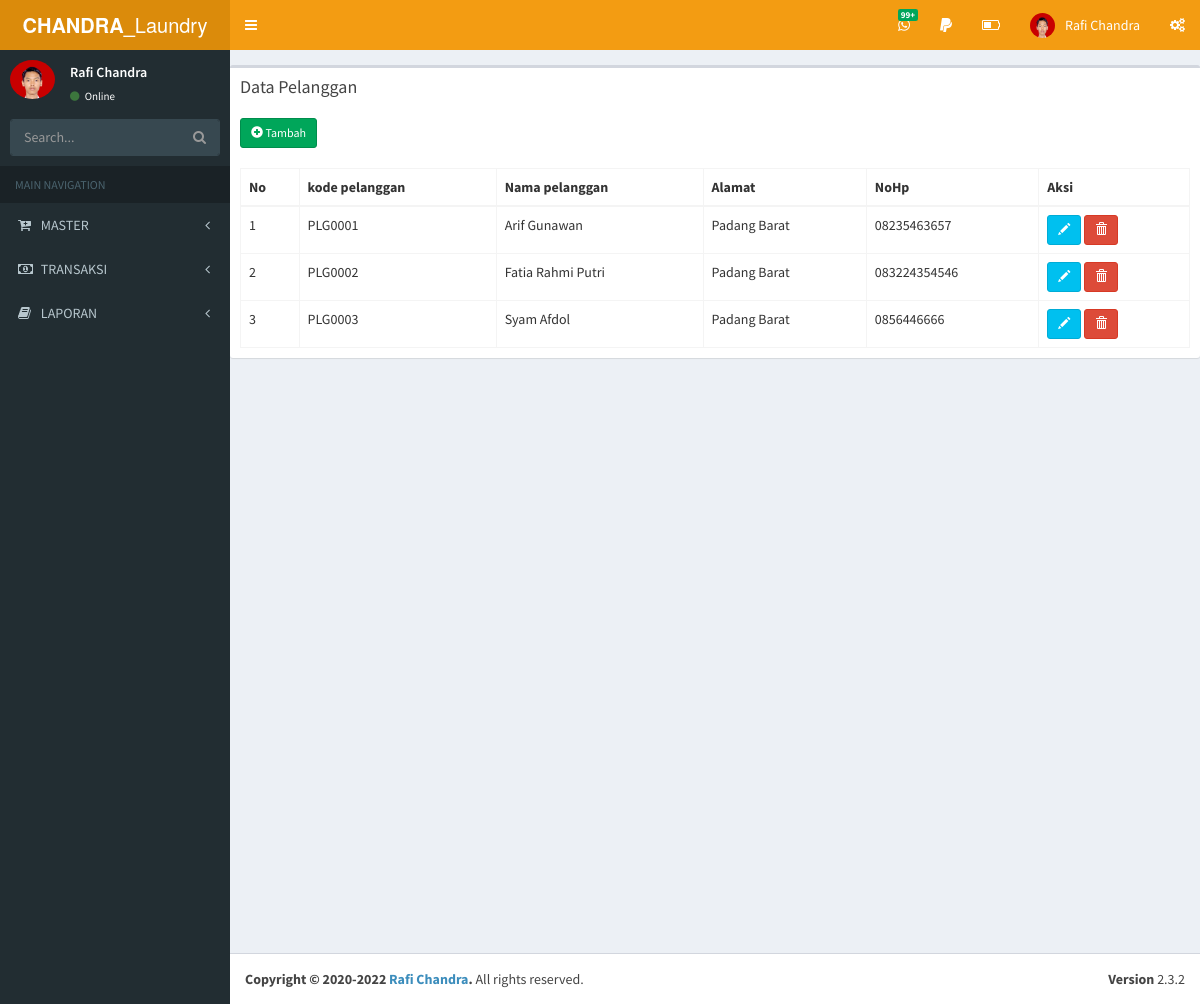
/beranda/beranda.php?p=datapelanggan, run on the app's committed database.
### tables this page shows
CREATE TABLE `pelanggan` (
  `kdpelanggan` char(10) NOT NULL,
  `namapelanggan` varchar(50) DEFAULT NULL,
  `alamat` varchar(30) DEFAULT NULL,
  `nohp` varchar(15) DEFAULT NULL,
  PRIMARY KEY (`kdpelanggan`)
);

### beranda/data/datapelanggan.php (the view, shortened to what this page needs)
<div class="col-xs-12">
<div class="box">
 <div class="box-header">
    <h3 class="box-title">Data Pelanggan</h3>
 </div>
    <div class="box-body">
        <table id="judul" class="table table-bordered table-striped">
        <thead>
 <?php
    $sql_view = mysql_query("SELECT * FROM pelanggan ORDER BY kdpelanggan ASC");
 ?>
 <a href="beranda.php?p=formtambahpelanggan" class="btn btn-success btn-sm btnTambah"><i class="glyphicon glyphicon-plus-sign"></i> Tambah</a>
    <br /><br />
    <table id="datapelanggan" name="datapelanggan" class="table table-bordered table-hover">
 <thead>
    <tr>
        <th>No</th>
        <th>kode pelanggan</th>
        <th>Nama pelanggan</th>
        <th>Alamat</th>
        <th>NoHp</th>
        <th>Aksi</th>
    </tr>
 </thead>
 <tbody>
    <?php
        $nomor = 1;
        while ($data = mysql_fetch_array($sql_view)) {
    ?>
 <tr>
    <td><?php echo $nomor ?></td>
    <td><?php echo $data['kdpelanggan'] ?></td>
    <td><?php echo $data['namapelanggan'] ?></td>
    <td><?php echo $data['alamat'] ?></td>
    <td><?php echo $data['nohp'] ?></td>
    <td>
    <a href="beranda.php?p=formeditpelanggan&kdpelanggan=<?php echo $data['kdpelanggan'] ?>" class="btn btn-info btn-sm"><i class="glyphicon glyphicon-pencil"></i></a>
    <a href="beranda.php?p=proseshapuspelanggan&kdpelanggan=<?php echo $data['kdpelanggan'] ?>" onclick="pesan = confirm('Yakin data di hapus?');
    if (pesan) return true; else return false;" class="btn btn-danger btn-sm"><span class="glyphicon glyphicon-trash" aria-hidden="true"></span></a>
    </td>
 </tr>
 <?php
 $nomor++;
    }
 ?>
 </tbody>
 </table>
 </div>
 </div>
</div>

### data on the page
pelanggan: kdpelanggan "PLG0001", namapelanggan "Arif Gunawan", alamat "Padang Barat", nohp "08235463657"
pelanggan: kdpelanggan "PLG0002", namapelanggan "Fatia Rahmi Putri", alamat "Padang Barat", nohp "083224354546"
pelanggan: kdpelanggan "PLG0003", namapelanggan "Syam Afdol", alamat "Padang Barat", nohp "0856446666"
